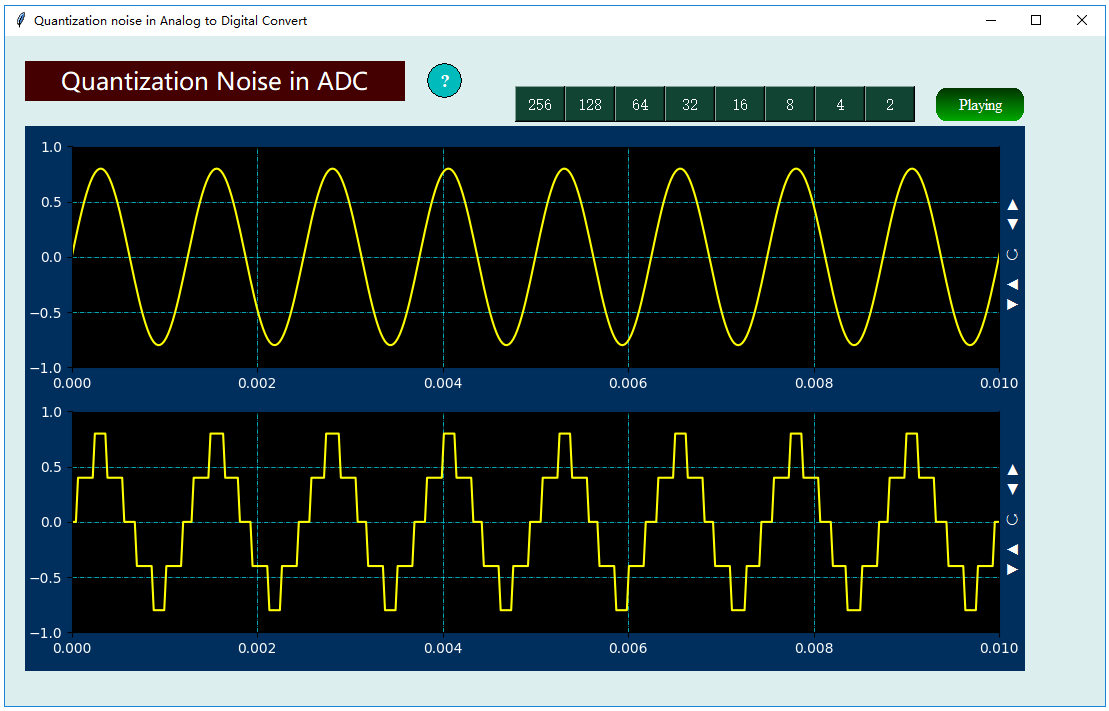

The Python source for this figure:
#===This Frame is generated by DRPython ===============================
import sys
import os
import drvi.drviAppendPath as mPath
mPath.appendPythonPath()
#=================================================

import tkinter as tk
import tkinter.messagebox as msgbox
from tkinter import filedialog
import numpy as np
from scipy.fftpack import fft,ifft
import matplotlib.pyplot as plt
import numpy as np
import drvi.drviDSP as dsp
import drvi.drviControlls as dr
import drvi.drviSimpleAudio as sa
 
#==CallBack Function==============
def myWorking(v):
 global Fs,N,tData,xData,xData1
 if v==0: xData1=np.round(128*xData)/128
 if v==1: xData1=np.round(64*xData)/64
 if v==2: xData1=np.round(32*xData)/32
 if v==3: xData1=np.round(16*xData)/16
 if v==4: xData1=np.round(8*xData)/8
 if v==5: xData1=np.round(4*xData)/4
 if v==6: xData1=0.8*np.round(2*xData)/2
 if v==7: xData1=0.8*np.round(xData) 
 mPlotWave2.setValue2D(tData,xData1)
 return 1

def myPlay(v):
 global Fs,N,tData,xData
 sa.play(1,Fs,xData1,0) 
 return 1

#=====================================


#==Main Window=====================
win= tk.Tk()
sWOld=1920
sHOld=1080
sWidth=win.winfo_screenwidth()
sHeight=win.winfo_screenheight()
wRate=sWidth/sWOld
hRate=sHeight/sHOld
winWidth=int(1100*wRate)
winHeight=int(670*hRate)
x=(sWidth-winWidth)/2;
y=(win.winfo_screenheight()-winHeight)/2
win.geometry("%dx%d+%d+%d" %(winWidth,winHeight,x,y))
win.config(bg="#ddeeee")
win.wm_title('Quantization noise in Analog to Digital Convert')

#==Layout of controls=====================
mInfo1=dr.DRInfo(win,420*wRate,25*hRate,40*wRate,40*hRate,'#00bbbb','#000000','#ffffff','DRPython.pdf')
dr.DRLabelX(win,20*wRate,25*hRate,380*wRate,40*hRate,'#440000','#ffffff','Quantization Noise in ADC',18)
mPlotWave1=dr.DRPlotX(win,20*wRate,90*hRate,1000*wRate,280*hRate,'','#002f5e','#000000','#ffffff','#00eeff','#ffff00',0,0.01,-1,1,0,0)
mPlotWave2=dr.DRPlotX(win,20*wRate,355*hRate,1000*wRate,280*hRate,'','#002f5e','#000000','#ffffff','#00eeff','#ffff00',0,0.01,-1,1,0,0)
mBut=dr.DRGButton(win,930*wRate,50*hRate,90*wRate,36*hRate,'#003300','#00aa00','#ffffff',12,'Playing',12,101)
mHBut1=dr.DRHButtonGroup(win,510*wRate,50*hRate,400*wRate,36*hRate,'#114433','#ffffff','256,128,64,32,16,8,4,2',8,0)

mHBut1.addCallBackSingle(myWorking)
mBut.addCallBackSingle(myPlay)
#=======================================
Fs=44100;
dt=1.0/Fs;
N=40000;
tData=np.arange(N)*dt
xData=0.8*np.sin(2*np.pi*800*tData)
xData1=xData
mPlotWave1.setValue2D(tData,xData)
myWorking(0)

#==Main Loop=====================
win.mainloop()

     
#==End of APPp=====================
